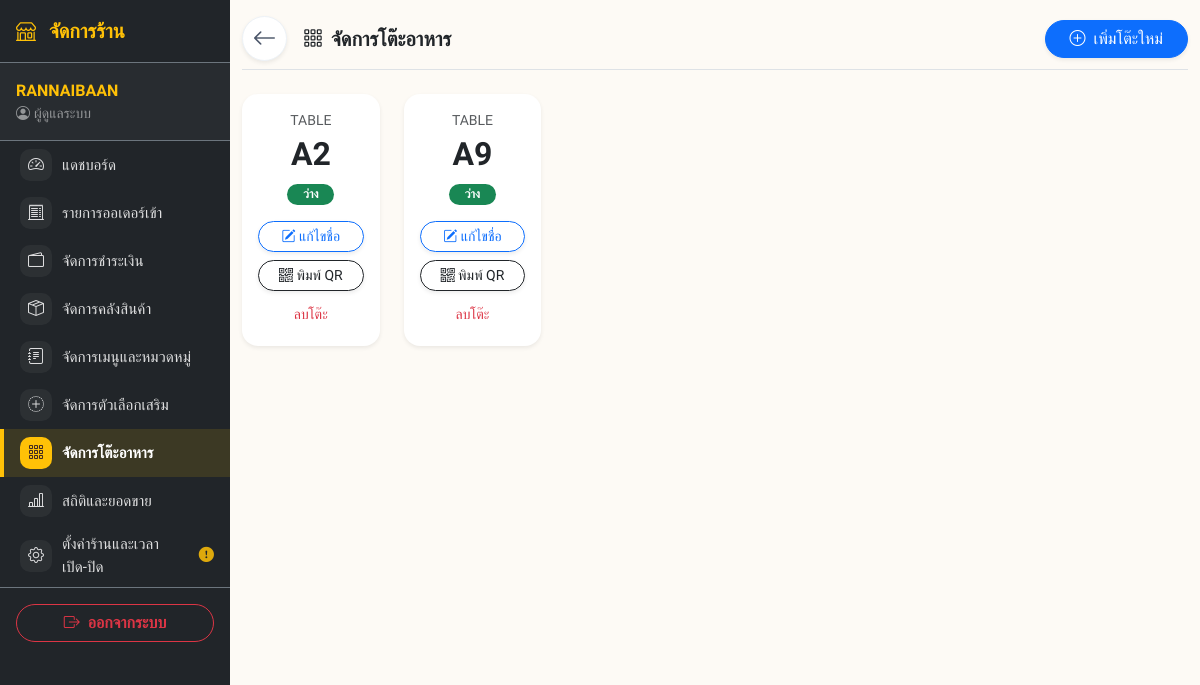
Page /owner/manage_tables.php (signed in) on the committed database.
### tables this page shows
CREATE TABLE `owner` (
  `owner_id` int(11) NOT NULL AUTO_INCREMENT,
  `username` varchar(50) NOT NULL,
  `password` varchar(255) NOT NULL,
  `email` varchar(100) DEFAULT NULL,
  `name` varchar(100) DEFAULT NULL,
  `phone` varchar(20) DEFAULT NULL,
  `logo_url` varchar(255) DEFAULT 'default_logo.png',
  `promptpay_qr` varchar(255) DEFAULT NULL,
  `bank_info` text DEFAULT NULL,
  `restaurant_name` varchar(255) DEFAULT NULL,
  `address` text DEFAULT NULL,
  `open_time` time DEFAULT NULL,
  `close_time` time DEFAULT NULL,
  `is_shop_open` tinyint(1) DEFAULT 0,
  `is_dinein_open` tinyint(1) NOT NULL DEFAULT 1,
  `is_takeaway_open` tinyint(1) NOT NULL DEFAULT 1,
  `max_queue` int(11) DEFAULT 20,
  `close_reason` varchar(255) DEFAULT '',
  `created_at` datetime DEFAULT current_timestamp(),
  `last_login` datetime DEFAULT NULL,
  `is_active` tinyint(1) DEFAULT 1,
  PRIMARY KEY (`owner_id`),
  UNIQUE KEY `username` (`username`)
);

CREATE TABLE `restauranttable` (
  `table_id` int(11) NOT NULL AUTO_INCREMENT,
  `table_number` varchar(20) NOT NULL,
  `status` varchar(20) DEFAULT 'available',
  `created_at` datetime DEFAULT current_timestamp(),
  `join_code` varchar(10) DEFAULT NULL,
  `qr_token` varchar(32) DEFAULT NULL,
  PRIMARY KEY (`table_id`)
);

### includes/table_render.php (the view, shortened to what this page needs)
<?php
function render_owner_table_card($t) {
    $is_busy = ($t['status'] !== 'available');
    $t_id = $t['table_id'];
    ?>
    <div class="col-6 col-md-4 col-lg-2" id="card-table-<?= $t_id ?>">
        <div class="card h-100 border-0 shadow-sm rounded-4 text-center p-3 <?= $is_busy ? 'bg-danger text-white' : 'bg-white text-dark' ?> status-card">
            <div class="card-body p-0">
                <div class="small opacity-75 mb-1">TABLE</div>
                <h2 class="fw-bold mb-2"><?= htmlspecialchars($t['table_number']) ?></h2>
                <div class="mb-3 status-badge">
                    <?php if ($is_busy): ?>
                        <span class="badge rounded-pill bg-white text-danger px-3">ไม่ว่าง</span>
                    <?php else: ?>
                        <span class="badge rounded-pill bg-success px-3">ว่าง</span>
                    <?php endif; ?>
                </div>
                <div class="d-grid gap-2 btn-area">
                    <?php if ($is_busy): ?>
                        <button type="button" onclick="ajaxCheckout(<?= $t_id ?>)" class="btn btn-sm btn-light text-danger fw-bold rounded-pill shadow-sm">
                            <i class="bi bi-cash-stack"></i> เช็คบิล
                        </button>
                    <?php else: ?>
                        <button class="btn btn-sm btn-outline-primary rounded-pill shadow-sm" data-bs-toggle="modal" data-bs-target="#editTable<?= $t_id ?>">
                            <i class="bi bi-pencil-square"></i> แก้ไขชื่อ
                        </button>
                        <button type="button" onclick="showQR(<?= htmlspecialchars(json_encode($t['table_number']), ENT_QUOTES) ?>, <?= htmlspecialchars(json_encode($t['qr_token'] ?? ''), ENT_QUOTES) ?>)" class="btn btn-sm btn-outline-dark rounded-pill shadow-sm">
                            <i class="bi bi-qr-code"></i> พิมพ์ QR
                        </button>
                    <?php endif; ?>
                    <form method="POST" action="manage_tables.php" class="d-inline table-mini-form" data-table-action="delete">
                        <button type="submit" class="btn btn-link btn-sm text-<?= $is_busy ? 'white' : 'danger' ?> text-decoration-none x-small">ลบโต๊ะ</button>
                    </form>
                </div>
            </div>
        </div>
    </div>
    <?php
    return ob_get_clean();
}
    ?>

### includes/nav_owner.php (shortened to what this page needs)
<?php
$current_page = basename($_SERVER['PHP_SELF']);
$owner_name = "ผู้ดูแลระบบ";
$restaurant_name = "Owner System";
$owner_logo_url = "";
$owner_missing_qr = false;
if (isset($_SESSION['owner_id'])) {
    $o_id = $_SESSION['owner_id'];
    $stmt = $conn->prepare("SELECT name, restaurant_name, logo_url, promptpay_qr FROM owner WHERE owner_id = ?");
    $stmt->bind_param("i", $o_id);
    $stmt->execute();
    $result = $stmt->get_result();
    if ($result->num_rows > 0) {
        $o_info = $result->fetch_assoc();
        $owner_name = !empty($o_info['name']) ? $o_info['name'] : "ผู้ดูแลระบบ";
        $restaurant_name = !empty($o_info['restaurant_name']) ? $o_info['restaurant_name'] : "Owner System";
        $owner_logo_url = $o_info['logo_url'] ?? '';
        $owner_missing_qr = empty($o_info['promptpay_qr']);
    }
}
$owner_nav_items = [
    ['page' => 'dashboard.php',        'icon' => 'bi-speedometer2',      'label' => 'แดชบอร์ด'],
    ['page' => 'manage_orders.php',    'icon' => 'bi-receipt-cutoff',    'label' => 'รายการออเดอร์เข้า'],
    ['page' => 'manage_payments.php',  'icon' => 'bi-wallet2',           'label' => 'จัดการชำระเงิน'],
    ['page' => 'manage_stock.php',     'icon' => 'bi-box-seam',          'label' => 'จัดการคลังสินค้า'],
    ['page' => 'manage_menu.php',      'icon' => 'bi-journal-text',      'label' => 'จัดการเมนูและหมวดหมู่'],
    ['page' => 'manage_toppings.php',  'icon' => 'bi-plus-circle-dotted','label' => 'จัดการตัวเลือกเสริม'],
    ['page' => 'manage_tables.php',    'icon' => 'bi-grid-3x3-gap',      'label' => 'จัดการโต๊ะอาหาร'],
    ['page' => 'reports.php',          'icon' => 'bi-bar-chart-line',    'label' => 'สถิติและยอดขาย'],
    [
        'page' => 'settings.php', 'icon' => 'bi-gear', 'label' => 'ตั้งค่าร้านและเวลาเปิด-ปิด',
        'warn' => $owner_missing_qr, 'warn_title' => 'ยังไม่ได้แนบ QR Code รับเงิน ลูกค้าโอนเงินตอนสั่งกลับบ้านจะไม่เห็น QR ให้สแกนจ่าย',
    ],
];
?>
<div class="owner-shell d-flex">
  <div class="offcanvas-lg offcanvas-start owner-sidebar bg-dark text-white" tabindex="-1" id="ownerSidebar">
    <div class="offcanvas-header border-bottom border-secondary d-flex justify-content-between align-items-center">
      <h5 class="offcanvas-title fw-bold text-warning m-0">
        <?php if (!empty($owner_logo_url) && $owner_logo_url !== 'default_logo.png'): ?>
            <img src="<?= BASE_URL ?>assets/images/logos/<?= htmlspecialchars($owner_logo_url) ?>" alt="logo" style="width:36px;height:36px;object-fit:cover;border-radius:50%;" class="me-2">
        <?php else: ?>
            <i class="bi bi-shop me-2"></i>
        <?php endif; ?>
        จัดการร้าน
      </h5>
    </div>
    <div class="offcanvas-body p-0 d-flex flex-column">
      <div class="owner-sidebar-brand d-none d-lg-block px-3 py-3 border-bottom border-secondary">
        <div class="fw-bold text-warning text-truncate"><?= htmlspecialchars($restaurant_name) ?></div>
        <div class="small text-white-50 text-truncate"><i class="bi bi-person-circle me-1"></i><?= htmlspecialchars($owner_name) ?></div>
      </div>
      <ul class="nav flex-column flex-grow-1 mt-2 mt-lg-0">
        <?php foreach ($owner_nav_items as $item): ?>
        <li class="nav-item">
          <a class="owner-nav-link nav-link text-white py-2 px-3 d-flex align-items-center <?= ($current_page == $item['page']) ? 'active' : ''; ?>" href="../owner/<?= $item['page'] ?>">
            <span class="owner-nav-icon"><i class="bi <?= $item['icon'] ?>"></i></span>
            <span><?= $item['label'] ?></span>
            <?php if ($item['page'] === 'settings.php'): ?>
                <i id="navQrWarnIcon" class="bi bi-exclamation-circle-fill text-warning ms-2" title="<?= htmlspecialchars($item['warn_title'] ?? 'ต้องตรวจสอบการตั้งค่า') ?>" style="<?= empty($item['warn']) ? 'display:none;' : '' ?>"></i>
            <?php elseif (!empty($item['warn'])): ?>
                <i class="bi bi-exclamation-circle-fill text-warning ms-2" title="<?= htmlspecialchars($item['warn_title'] ?? 'ต้องตรวจสอบการตั้งค่า') ?>"></i>
            <?php endif; ?>
          </a>
        </li>
        <?php endforeach; ?>
      </ul>
      <div class="p-3 border-top border-secondary">
        <a href="../logout.php" class="btn btn-outline-danger w-100 rounded-pill fw-bold" onclick="return ownerConfirmNavigate(event, 'ยืนยันออกจากระบบ?', '../logout.php')">
            <i class="bi bi-box-arrow-right me-2"></i>ออกจากระบบ
        </a>
      </div>
    </div>
  </div>
  <div class="owner-main flex-grow-1">

### owner/manage_tables.php (shortened to what this page needs)
<?php
require_once '../includes/table_render.php';
include '../includes/header_owner.php';
include '../includes/nav_owner.php';
?>
<div class="main-content container-fluid">
    <div class="d-flex justify-content-between align-items-center pt-3 pb-2 mb-4 border-bottom text-dark">
        <div class="d-flex align-items-center">
            <a href="dashboard.php" class="btn btn-white rounded-circle me-3 shadow-sm d-flex align-items-center justify-content-center" style="width: 45px; height: 45px; border: 1px solid #edf2f7; background: #ffffff; color: #4a5568;" title="ย้อนกลับ">
                <i class="bi bi-arrow-left fs-4"></i>
            </a>
            <h4 class="fw-bold mb-0 text-dark" style="font-size: 1.25rem;"><i class="bi bi-grid-3x3-gap me-2"></i>จัดการโต๊ะอาหาร</h4>
        </div>
        <button class="btn btn-primary rounded-pill px-4 shadow-sm" data-bs-toggle="modal" data-bs-target="#addTableModal">
            <i class="bi bi-plus-circle me-2"></i>เพิ่มโต๊ะใหม่
        </button>
    </div>
    <div class="row g-4" id="table-grid">
        <?php
        $tables = $conn->query("SELECT * FROM restauranttable ORDER BY table_number ASC");
        if($tables && $tables->num_rows > 0):
            while($t = $tables->fetch_assoc()):
                echo render_owner_table_card($t);
            endwhile;
        else: ?>
            <div class="col-12 text-center py-5 text-muted" id="tableEmptyState">ยังไม่มีข้อมูลโต๊ะในระบบ</div>
        <?php endif; ?>
    </div>
</div>
<?php include '../includes/footer_owner.php'; ?>

### assets/css/owner.css (style rules this page uses)
:root { --bg-body: #fdfaf5; --primary-brown: #795548; --dark-brown: #3e2723; --accent-soft: #d7ccc8; }
body { font-family: 'Sarabun', sans-serif; background-color: var(--bg-body); color: var(--dark-brown); }
h1, h2, h3, h4, h5, .font-mitr { font-family: 'Mitr', sans-serif; }
.owner-shell { align-items: stretch; min-height: 100vh; }
.owner-sidebar { --bs-offcanvas-width: min(78vw, 300px); }
@media (min-width: 992px) { .owner-sidebar { width: 230px; flex-shrink: 0; position: sticky; top: 0; height: 100vh; overflow-y: auto; } }
@media (min-width: 992px) { .owner-shell { background-color: #212529; } }
.owner-main { min-width: 0; background-color: var(--bg-body); }
@media (min-width: 992px) { body { padding-top: 0 !important; } }
.owner-sidebar-brand { background-color: rgba(255, 255, 255, 0.03); }
.owner-nav-link { display: flex; align-items: center; gap: 10px; font-size: 0.95rem; border-left: 4px solid transparent; opacity: 0.85; transition: 0.2s; }
.owner-nav-link.active { opacity: 1; background-color: rgba(255, 193, 7, 0.12); border-left-color: #ffc107; color: #fff; font-weight: bold; }
.owner-nav-icon { display: inline-flex; align-items: center; justify-content: center; width: 32px; height: 32px; min-width: 32px; border-radius: 10px; background-color: rgba(255, 255, 255, 0.06); font-size: 1rem; transition: 0.2s; }
.owner-nav-link.active .owner-nav-icon { background-color: #ffc107; color: #3e2723; }

### includes/header_owner.php (style rules this page uses)
@media (min-width: 992px) { body { padding-top: 0 !important; } }

### rows in the picture
owner: restaurant_name "RANNAIBAAN", name "ผู้ดูแลระบบ"
restauranttable: table_number "A2", status "ว่าง"
restauranttable: table_number "A9", status "ว่าง"

### other values in the picture
$item['label'] "แดชบอร์ด"
$item['label'] "รายการออเดอร์เข้า"
$item['label'] "จัดการชำระเงิน"
$item['label'] "จัดการคลังสินค้า"
$item['label'] "จัดการเมนูและหมวดหมู่"
$item['label'] "จัดการตัวเลือกเสริม"
$item['label'] "จัดการโต๊ะอาหาร"
$item['label'] "สถิติและยอดขาย"
$item['label'] "ตั้งค่าร้านและเวลาเปิด-ปิด"
